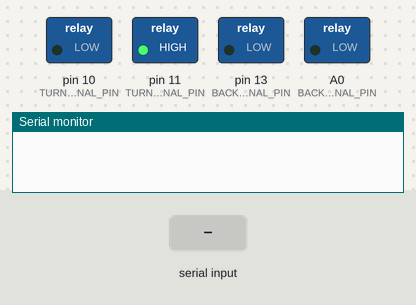
A sketch run on a simulated Arduino Uno, built with avr-gcc and run on an emulated ATmega328P. On the bench: switched loads named in the sketch (green lamp = pin HIGH), the last lines printed to the serial monitor. The inputs (shaded band) are chosen by the test bench.

Above: at 1.2 s.
1.3 s: byte 105 (THIS_IS_ARDUINO_CHECK_CHAR) received over Serial
4.3 s: "1" received over Serial
At 8.3 s:
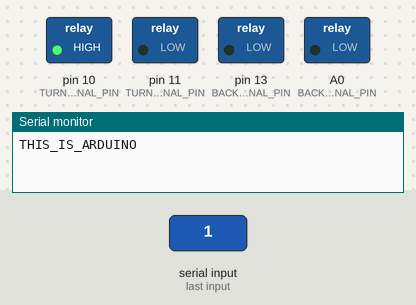
Timing chart, 0 to 15.8 s (numbered marks = the images above; inputs shaded):
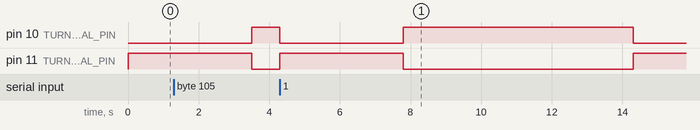

Measured:
- after the input at 4.3 s, pin 10 (TURNSTILE_RELAY_SIGNAL_PIN): HIGH → LOW after 0.00 s instead of 7.0 s; pin 11 (TURNSTILE_RELAY_NOT_SIGNAL_PIN): LOW → HIGH after 0.00 s instead of 7.0 s

The sketch:

arduino_nano_19_08_2024.ino
```cpp
#define TURNSTILE_ON_TIME_MS 3500
#define COMMUNICATION_TIMEOUT_MS 10000
#define THIS_IS_ARDUINO_CHECK_CHAR 'i'
#define TURNSTILE_RELAY_OFF_CHAR '0'
#define TURNSTILE_RELAY_ON_CHAR '1'

#define TURNSTILE_IS_ACTIVATED_IF_HIGH false  // when the output is low, turnstiles are activated so that if power is off, turnstiles are not blocked.

#define TURNSTILE_RELAY_SIGNAL_PIN 10      // if HIGH, turnstile relay is energized
#define TURNSTILE_RELAY_NOT_SIGNAL_PIN 11  // Logical not of the TURNSTILE_RELAY_SIGNAL_PIN, used for indicator LED
#define BACKUP_RELAY_SIGNAL_PIN A0
#define BACKUP_RELAY_NOT_SIGNAL_PIN 13

unsigned long last_time_communication_ms = 0;
unsigned long last_time_turnstile_activated = 0;

void setup() {
  Serial.begin(9600);
  pinMode(TURNSTILE_RELAY_SIGNAL_PIN, OUTPUT);
  pinMode(TURNSTILE_RELAY_NOT_SIGNAL_PIN, OUTPUT);
  pinMode(BACKUP_RELAY_SIGNAL_PIN, OUTPUT);
  pinMode(BACKUP_RELAY_NOT_SIGNAL_PIN, OUTPUT);
}

void loop() {
  if (Serial.available()) {
    char c = Serial.read();
    last_time_communication_ms = millis();
    if (c == THIS_IS_ARDUINO_CHECK_CHAR) {  // send a reply so that the computer knows this is the arduino port
      Serial.println("THIS_IS_ARDUINO");
    } else if (c == TURNSTILE_RELAY_ON_CHAR) {  // Activate turnstile for a while
      last_time_turnstile_activated = millis();
    } else if (c == TURNSTILE_RELAY_OFF_CHAR) {  // Deactivate Turnstile due to timeout
      last_time_turnstile_activated = 0;
    }
  }

  //=============================================================================
  // Set whether turnstile is activated or not
  if ((millis() - last_time_communication_ms) > COMMUNICATION_TIMEOUT_MS) {
    activate_turnstile();  // If miru does not send any command from the serial, keep turnstile activated
  } else if ((millis() - last_time_turnstile_activated) < TURNSTILE_ON_TIME_MS) {
    activate_turnstile();  //If miru sent activate turnstile command recently, keep turnstile activated
  } else {
    block_turnstile();
  }
}

void activate_turnstile() {
  if (TURNSTILE_IS_ACTIVATED_IF_HIGH) {
    digitalWrite(TURNSTILE_RELAY_SIGNAL_PIN, HIGH);
    digitalWrite(TURNSTILE_RELAY_NOT_SIGNAL_PIN, LOW);
  } else {
    digitalWrite(TURNSTILE_RELAY_SIGNAL_PIN, LOW);
    digitalWrite(TURNSTILE_RELAY_NOT_SIGNAL_PIN, HIGH);
  }
}

void block_turnstile() {
  if (TURNSTILE_IS_ACTIVATED_IF_HIGH) {
    digitalWrite(TURNSTILE_RELAY_SIGNAL_PIN, LOW);
    digitalWrite(TURNSTILE_RELAY_NOT_SIGNAL_PIN, HIGH);
  } else {
    digitalWrite(TURNSTILE_RELAY_SIGNAL_PIN, HIGH);
    digitalWrite(TURNSTILE_RELAY_NOT_SIGNAL_PIN, LOW);
  }
}
```
